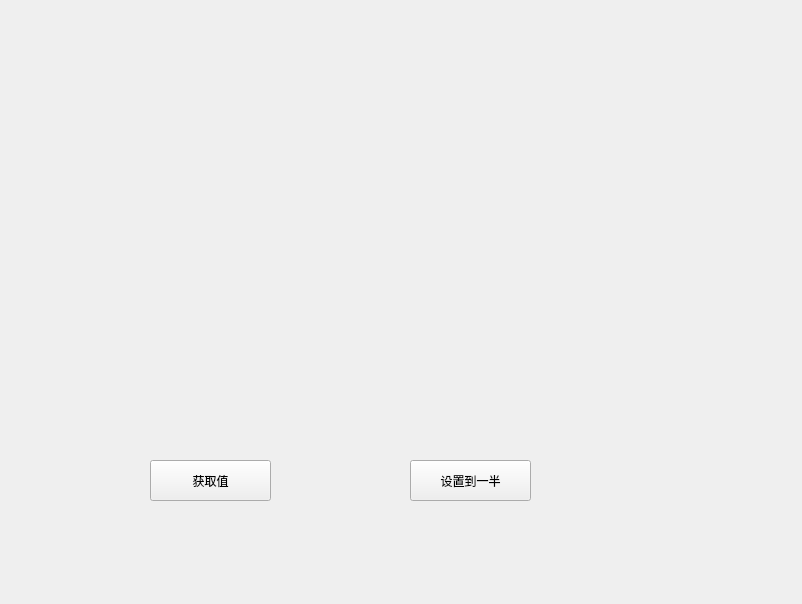
<?xml version="1.0" encoding="UTF-8"?>
<ui version="4.0">
 <class>Widget</class>
 <widget class="QWidget" name="Widget">
  <property name="geometry">
   <rect>
    <x>0</x>
    <y>0</y>
    <width>802</width>
    <height>604</height>
   </rect>
  </property>
  <property name="windowTitle">
   <string>Widget</string>
  </property>
  <widget class="smallWidget" name="widget" native="true">
   <property name="geometry">
    <rect>
     <x>60</x>
     <y>160</y>
     <width>671</width>
     <height>221</height>
    </rect>
   </property>
  </widget>
  <widget class="QPushButton" name="pushButton">
   <property name="geometry">
    <rect>
     <x>150</x>
     <y>460</y>
     <width>121</width>
     <height>41</height>
    </rect>
   </property>
   <property name="text">
    <string>获取值</string>
   </property>
  </widget>
  <widget class="QPushButton" name="pushButton_2">
   <property name="geometry">
    <rect>
     <x>410</x>
     <y>460</y>
     <width>121</width>
     <height>41</height>
    </rect>
   </property>
   <property name="text">
    <string>设置到一半</string>
   </property>
  </widget>
 </widget>
 <layoutdefault spacing="6" margin="11"/>
 <customwidgets>
  <customwidget>
   <class>smallWidget</class>
   <extends>QWidget</extends>
   <header location="global">smallwidget.h</header>
   <container>1</container>
  </customwidget>
 </customwidgets>
 <resources/>
 <connections/>
</ui>
